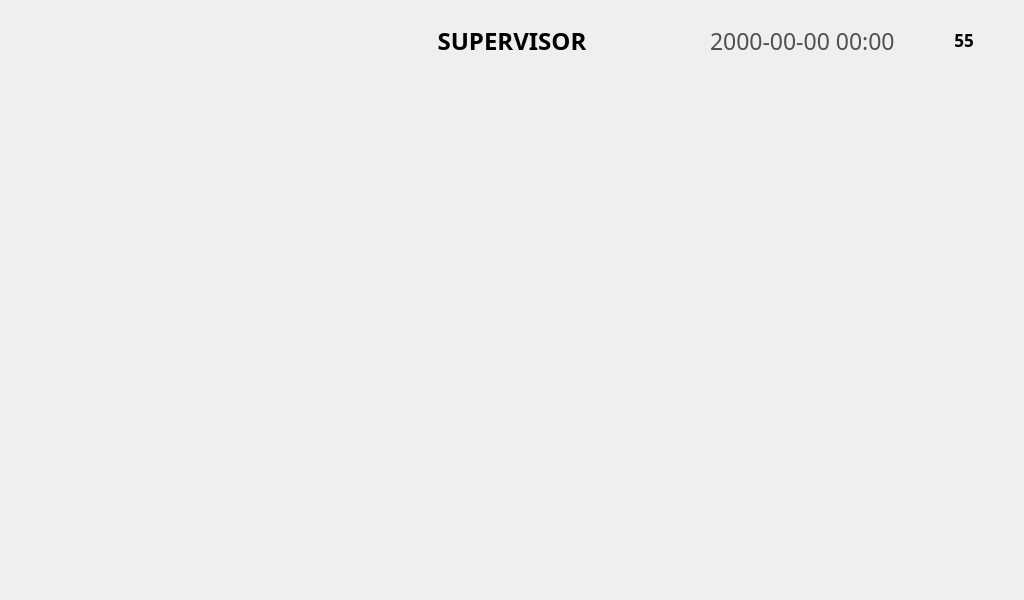
<?xml version="1.0" encoding="UTF-8"?>
<ui version="4.0">
 <class>OperatorViewWindow</class>
 <widget class="QMainWindow" name="OperatorViewWindow">
  <property name="geometry">
   <rect>
    <x>0</x>
    <y>0</y>
    <width>1024</width>
    <height>600</height>
   </rect>
  </property>
  <property name="windowTitle">
   <string notr="true">Home</string>
  </property>
  <property name="unifiedTitleAndToolBarOnMac">
   <bool>false</bool>
  </property>
  <widget class="QWidget" name="centralwidget">
   <widget class="QPushButton" name="pushButton_OperatorBackArrow">
    <property name="geometry">
     <rect>
      <x>14</x>
      <y>16</y>
      <width>50</width>
      <height>50</height>
     </rect>
    </property>
    <property name="font">
     <font>
      <family>Arial</family>
      <pointsize>12</pointsize>
      <weight>75</weight>
      <bold>true</bold>
     </font>
    </property>
    <property name="text">
     <string/>
    </property>
    <property name="icon">
     <iconset>
      <normaloff>../image/Icon/BackArrow.png</normaloff>../image/Icon/BackArrow.png</iconset>
    </property>
    <property name="flat">
     <bool>true</bool>
    </property>
   </widget>
   <widget class="QPushButton" name="pushButton_Camset">
    <property name="geometry">
     <rect>
      <x>196</x>
      <y>150</y>
      <width>276</width>
      <height>156</height>
     </rect>
    </property>
    <property name="text">
     <string/>
    </property>
    <property name="icon">
     <iconset>
      <normaloff>../image/Super/Super_CAM.png</normaloff>../image/Super/Super_CAM.png</iconset>
    </property>
    <property name="iconSize">
     <size>
      <width>276</width>
      <height>156</height>
     </size>
    </property>
    <property name="flat">
     <bool>true</bool>
    </property>
   </widget>
   <widget class="QPushButton" name="pushButton_Network">
    <property name="geometry">
     <rect>
      <x>196</x>
      <y>340</y>
      <width>276</width>
      <height>156</height>
     </rect>
    </property>
    <property name="text">
     <string/>
    </property>
    <property name="icon">
     <iconset>
      <normaloff>../image/Super/Super_Network.png</normaloff>../image/Super/Super_Network.png</iconset>
    </property>
    <property name="iconSize">
     <size>
      <width>276</width>
      <height>156</height>
     </size>
    </property>
    <property name="flat">
     <bool>true</bool>
    </property>
   </widget>
   <widget class="QPushButton" name="pushButton_Settings">
    <property name="geometry">
     <rect>
      <x>552</x>
      <y>150</y>
      <width>276</width>
      <height>156</height>
     </rect>
    </property>
    <property name="text">
     <string/>
    </property>
    <property name="icon">
     <iconset>
      <normaloff>../image/Super/Super_Settings.png</normaloff>../image/Super/Super_Settings.png</iconset>
    </property>
    <property name="iconSize">
     <size>
      <width>276</width>
      <height>156</height>
     </size>
    </property>
    <property name="flat">
     <bool>true</bool>
    </property>
   </widget>
   <widget class="QPushButton" name="pushButton_Update">
    <property name="geometry">
     <rect>
      <x>552</x>
      <y>340</y>
      <width>276</width>
      <height>156</height>
     </rect>
    </property>
    <property name="text">
     <string/>
    </property>
    <property name="icon">
     <iconset>
      <normaloff>../image/Super/Super_Update.png</normaloff>../image/Super/Super_Update.png</iconset>
    </property>
    <property name="iconSize">
     <size>
      <width>276</width>
      <height>156</height>
     </size>
    </property>
    <property name="flat">
     <bool>true</bool>
    </property>
   </widget>
   <widget class="QLabel" name="label_2">
    <property name="geometry">
     <rect>
      <x>934</x>
      <y>26</y>
      <width>64</width>
      <height>30</height>
     </rect>
    </property>
    <property name="text">
     <string/>
    </property>
    <property name="pixmap">
     <pixmap>../image/Icon/Battery_Icon-050.png</pixmap>
    </property>
   </widget>
   <widget class="QLabel" name="label">
    <property name="geometry">
     <rect>
      <x>407</x>
      <y>24</y>
      <width>210</width>
      <height>34</height>
     </rect>
    </property>
    <property name="palette">
     <palette>
      <active>
       <colorrole role="WindowText">
        <brush brushstyle="SolidPattern">
         <color alpha="255">
          <red>0</red>
          <green>0</green>
          <blue>0</blue>
         </color>
        </brush>
       </colorrole>
      </active>
      <inactive>
       <colorrole role="WindowText">
        <brush brushstyle="SolidPattern">
         <color alpha="255">
          <red>0</red>
          <green>0</green>
          <blue>0</blue>
         </color>
        </brush>
       </colorrole>
      </inactive>
      <disabled>
       <colorrole role="WindowText">
        <brush brushstyle="SolidPattern">
         <color alpha="255">
          <red>120</red>
          <green>120</green>
          <blue>120</blue>
         </color>
        </brush>
       </colorrole>
      </disabled>
     </palette>
    </property>
    <property name="font">
     <font>
      <family>Pretendard</family>
      <pointsize>18</pointsize>
      <weight>75</weight>
      <bold>true</bold>
     </font>
    </property>
    <property name="text">
     <string>SUPERVISOR</string>
    </property>
    <property name="alignment">
     <set>Qt::AlignCenter</set>
    </property>
   </widget>
   <widget class="QLabel" name="label_DateNClock">
    <property name="geometry">
     <rect>
      <x>710</x>
      <y>24</y>
      <width>210</width>
      <height>34</height>
     </rect>
    </property>
    <property name="palette">
     <palette>
      <active>
       <colorrole role="WindowText">
        <brush brushstyle="SolidPattern">
         <color alpha="255">
          <red>79</red>
          <green>79</green>
          <blue>79</blue>
         </color>
        </brush>
       </colorrole>
      </active>
      <inactive>
       <colorrole role="WindowText">
        <brush brushstyle="SolidPattern">
         <color alpha="255">
          <red>79</red>
          <green>79</green>
          <blue>79</blue>
         </color>
        </brush>
       </colorrole>
      </inactive>
      <disabled>
       <colorrole role="WindowText">
        <brush brushstyle="SolidPattern">
         <color alpha="255">
          <red>120</red>
          <green>120</green>
          <blue>120</blue>
         </color>
        </brush>
       </colorrole>
      </disabled>
     </palette>
    </property>
    <property name="font">
     <font>
      <family>Pretendard</family>
      <pointsize>17</pointsize>
      <weight>50</weight>
      <bold>false</bold>
     </font>
    </property>
    <property name="text">
     <string>2000-00-00 00:00</string>
    </property>
    <property name="alignment">
     <set>Qt::AlignLeading|Qt::AlignLeft|Qt::AlignVCenter</set>
    </property>
   </widget>
   <widget class="QLabel" name="label_BatteryGuage">
    <property name="geometry">
     <rect>
      <x>945</x>
      <y>25</y>
      <width>38</width>
      <height>30</height>
     </rect>
    </property>
    <property name="palette">
     <palette>
      <active>
       <colorrole role="WindowText">
        <brush brushstyle="SolidPattern">
         <color alpha="255">
          <red>0</red>
          <green>0</green>
          <blue>0</blue>
         </color>
        </brush>
       </colorrole>
      </active>
      <inactive>
       <colorrole role="WindowText">
        <brush brushstyle="SolidPattern">
         <color alpha="255">
          <red>0</red>
          <green>0</green>
          <blue>0</blue>
         </color>
        </brush>
       </colorrole>
      </inactive>
      <disabled>
       <colorrole role="WindowText">
        <brush brushstyle="SolidPattern">
         <color alpha="255">
          <red>120</red>
          <green>120</green>
          <blue>120</blue>
         </color>
        </brush>
       </colorrole>
      </disabled>
     </palette>
    </property>
    <property name="font">
     <font>
      <family>Pretendard</family>
      <pointsize>13</pointsize>
      <weight>75</weight>
      <bold>true</bold>
     </font>
    </property>
    <property name="text">
     <string>55</string>
    </property>
    <property name="alignment">
     <set>Qt::AlignCenter</set>
    </property>
   </widget>
  </widget>
 </widget>
 <resources/>
 <connections/>
</ui>
